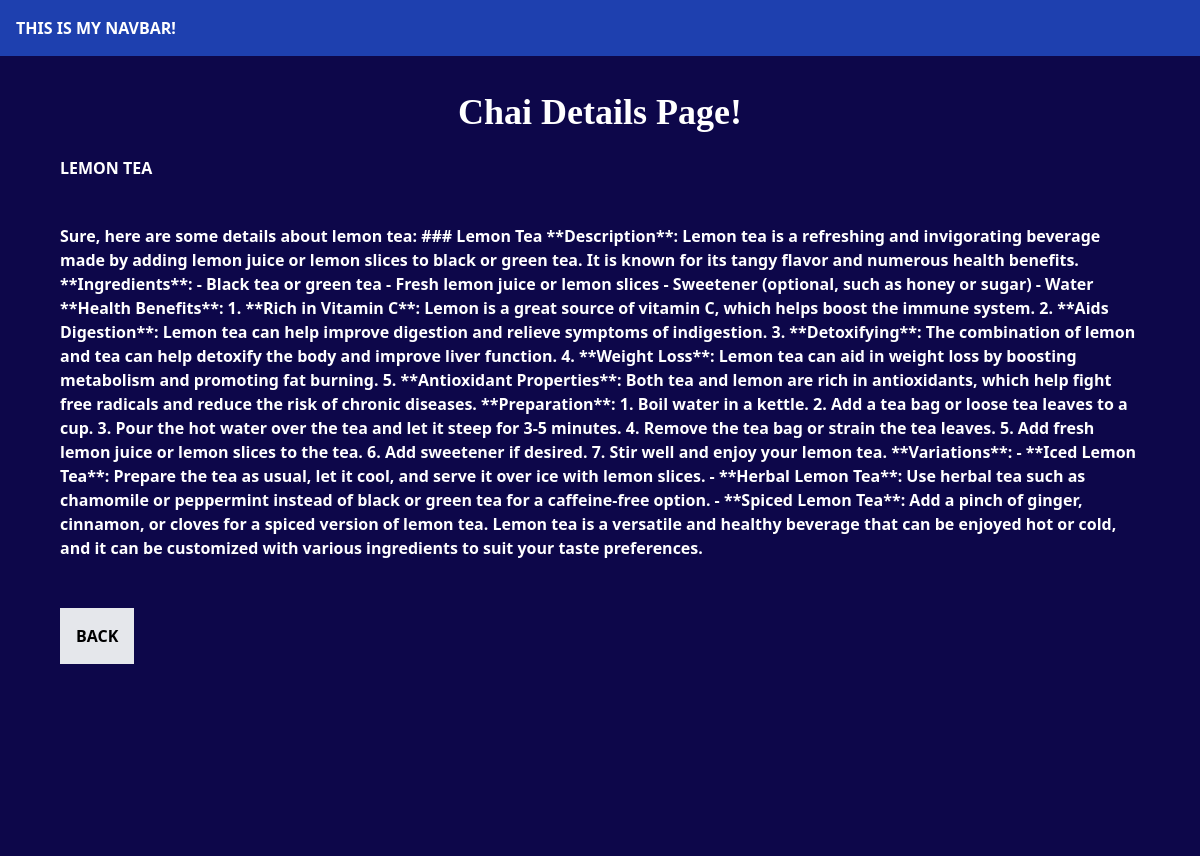
Page /chai/1/ on the committed database.
### chai/models.py (models this page shows, shortened)
class ChaiVariety(models.Model):
    CHAI_TYPE_CHOICE = [
        ('BL', 'Black'),
        ('GR', 'Green'),
        ('WH', 'White'),
        ('OOL', 'Oolong'),
        ('HER', 'Herbal'),
        ('MAS', 'Masala'),
        ('CH', 'Chai'), ]
    name = models.CharField(max_length=100)
    image = models.ImageField(upload_to='chais/')
    detail_image = models.ImageField(upload_to='detail_chai/', blank=True, null=True)
    date_added = models.DateTimeField(default=timezone.now)
    type = models.CharField(max_length=3, choices=CHAI_TYPE_CHOICE)
    description = models.TextField(default='')
    price = models.DecimalField(max_digits=10, decimal_places=2, default=Decimal('0.00'))

### chai/views.py (the view)
# urls.py: path('<int:chai_id>/', views.chai_detail, name='chai_detail'),
def chai_detail(request, chai_id):
    chai = get_object_or_404(ChaiVariety, pk=chai_id)
    return render(request, 'chai/chai_detail.html',{'chai': chai})

### chai/templates/chai/chai_detail.html (shortened to what this page needs)
{% extends "layout.html" %}
{% load static %}
{% block content %}
<div class="relative h-screen">
    <video autoplay muted loop class="absolute w-full h-full object-cover">
        <source src="{% static 'videos/background.mp4' %}" type="video/mp4">
    </video>
    <div class="relative z-10 p-9">
        <h1 class="text-white text-4xl font-bold">Chai Details Page!</h1>
        <h2 class="text-white uppercase font-bold p-5 m-1">{{ chai.name }}</h2>
        <h3 class="text-white font-bold p-5 m-1">{{ chai.description }}</h3>
        <a href="{% url 'all_chai' %}">
            <button class="bg-gray-200 m-6 p-4 font-bold">BACK</button>
        </a>
    </div>
</div>
{% endblock %}

### templates/layout.html (shortened to what this page needs)
{% load static tailwind_tags %}
{% load static %}
<!DOCTYPE html>
<html lang="en">
<head>
    <link rel="stylesheet" href="{% static 'style.css' %}">
    {% tailwind_css %}
</head>
<body>
    <nav class="text-white p-4 font-bold bg-blue-800">
    THIS IS MY NAVBAR!</nav>
    {% block content %}
    {% endblock %}
</body>
</html>

### static/style.css (style rules this page uses)
body { background-color: rgb(13, 7, 74) }
h1 { color: white; text-align: center; font-family: 'Times New Roman', Times, serif; font-size: 80px; margin-top: 100px; }

### rows in the picture
ChaiVariety: name "LEMON TEA", description "Sure, here are some details about lemon tea: ### Lemon Tea **Description**: Lemon tea is a refreshing and invigorating beverage made by adding lemon juice or lemon slices to black or green tea. It is known for its tangy flavor and numerous health benefits. **Ingredients**: - Black tea or green tea - Fresh lemon juice or lemon slices - Sweetener (optional, such as honey or sugar) - Water **Health Benefits**: 1. **Rich in Vitamin C**: Lemon is a great source of vitamin C, which helps boost the immune system. 2. **Aids Digestion**: Lemon tea can help improve digestion and relieve symptoms of indigestion. 3. **Detoxifying**: The combination of lemon and tea can help detoxify the body and…"
